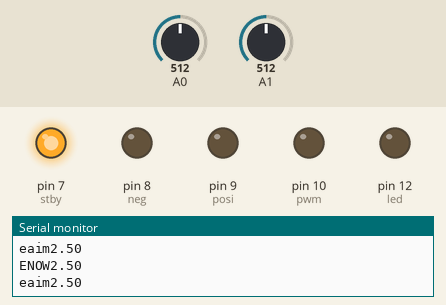
Recording of a sketch running on a simulated Arduino Uno, built with avr-gcc and run on an emulated ATmega328P. Shown: output pins drawn as LEDs (lit = HIGH), the last lines printed to the serial monitor. The test bench sets the inputs (shaded band); at power-on: A0 = 512, A1 = 512.

Above: at 1.2 s.
1.3 s: A0 set to 716
At 2.5 s:
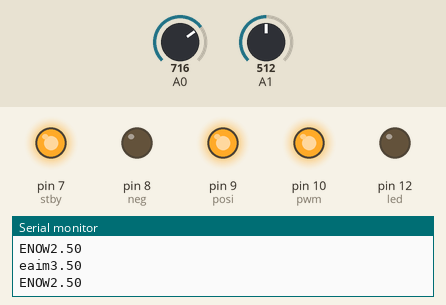
2.8 s: A1 set to 716
At 3.8 s:
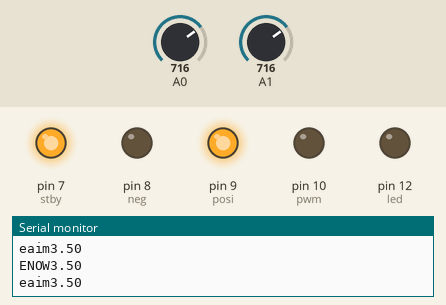
4.3 s: A1 set to 900
At 4.8 s:
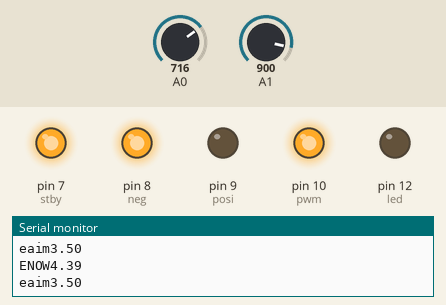
5.8 s: A0 set to 900
At 7.0 s:
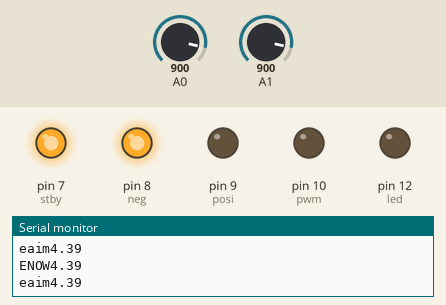
7.3 s: A0 set to 1023
At 8.2 s:
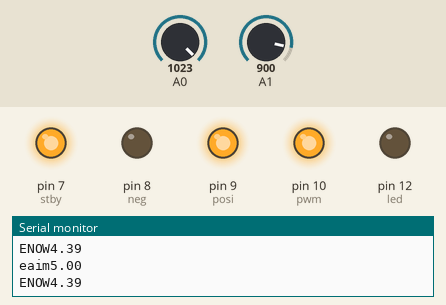
8.8 s: A0 set to 511
At 9.2 s:
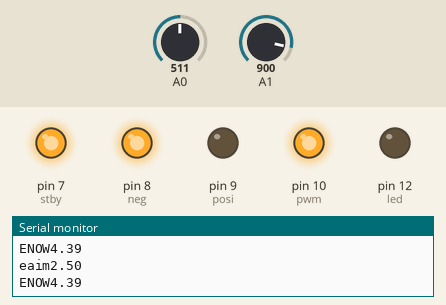
Timing chart, 0 to 11.3 s (numbered marks = the images above; inputs shaded):
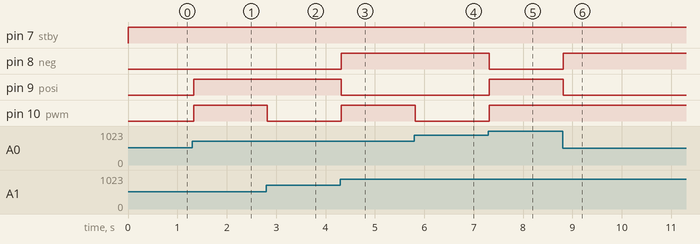

Measured:
- after the input at 1.3 s, pin 9 (posi), pin 10 (pwm): LOW → HIGH at once
- after the input at 2.8 s, pin 10 (pwm): HIGH → LOW at once
- after the input at 4.3 s, pin 8 (neg), pin 10 (pwm): LOW → HIGH at once; pin 9 (posi): HIGH → LOW at once
- after the input at 5.8 s, pin 10 (pwm): HIGH → LOW at once
- after the input at 7.3 s, pin 8 (neg): HIGH → LOW at once; pin 9 (posi), pin 10 (pwm): LOW → HIGH at once
- after the input at 8.8 s, pin 8 (neg): LOW → HIGH at once; pin 9 (posi): HIGH → LOW at once

The sketch:

____gwnsui.ino
```cpp
float dt=0.01;
int esum=0;
float error1;
void setup() {
  // put your setup code here, to run once:
  Serial.begin(9600);
  pinMode(12,OUTPUT);//led
  pinMode(7,OUTPUT);//stby
  pinMode(8,OUTPUT);//neg
  pinMode(9,OUTPUT);//posi
  pinMode(10,OUTPUT);//pwm
}

float pid(float error){
    float kp=300;
    float ki=100;
    float kd=40;
    float ediff=(error1-error)/dt;
    float output=kp*error+esum*ki+ediff*kd;
    return output;
    }

void loop() {
  digitalWrite(7,HIGH);
 float eaim=analogRead(A0);
  float enow=analogRead(A1);
  eaim=eaim/1024*5;
  enow=enow/1024*5;
  Serial.print("ENOW");
  Serial.println(enow);
//  delay(300);
  Serial.print("eaim");
  Serial.println(eaim);

  float error=eaim-enow;

  if(error>0){
    digitalWrite(8,LOW);
    digitalWrite(9,HIGH);
    }
  else if(error<0){
     digitalWrite(9,LOW);
     digitalWrite(8,HIGH);
      }
  esum+=error*dt;
  float value=pid(error);
  if(value>255){
    value=255;
    }
  float error1=error;
  value=abs(value);
  analogWrite(10,value);
  delay(10);
 }
```
